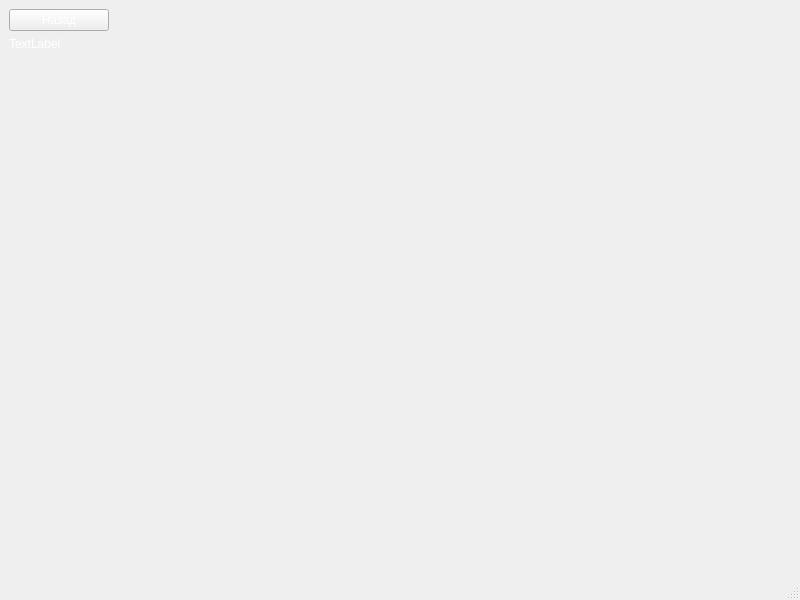
<?xml version="1.0" encoding="UTF-8"?>
<ui version="4.0">
 <class>info</class>
 <widget class="QMainWindow" name="info">
  <property name="geometry">
   <rect>
    <x>0</x>
    <y>0</y>
    <width>800</width>
    <height>600</height>
   </rect>
  </property>
  <property name="windowTitle">
   <string>MainWindow</string>
  </property>
  <property name="styleSheet">
   <string notr="true">background-image: url(:/373737.png);</string>
  </property>
  <widget class="QWidget" name="centralwidget">
   <layout class="QVBoxLayout" name="verticalLayout">
    <item>
     <widget class="QPushButton" name="pushButton">
      <property name="sizePolicy">
       <sizepolicy hsizetype="Maximum" vsizetype="Maximum">
        <horstretch>0</horstretch>
        <verstretch>0</verstretch>
       </sizepolicy>
      </property>
      <property name="minimumSize">
       <size>
        <width>100</width>
        <height>20</height>
       </size>
      </property>
      <property name="styleSheet">
       <string notr="true">background-image: url(:/9545d9.png);
font: 9pt &quot;Woodstick&quot;;
color: rgb(255, 255, 255);</string>
      </property>
      <property name="text">
       <string>Назад</string>
      </property>
     </widget>
    </item>
    <item>
     <widget class="QLabel" name="label">
      <property name="styleSheet">
       <string notr="true">color: rgb(255, 255, 255);
font: 11pt &quot;Woodstick&quot;;</string>
      </property>
      <property name="text">
       <string>TextLabel</string>
      </property>
      <property name="scaledContents">
       <bool>false</bool>
      </property>
     </widget>
    </item>
    <item>
     <spacer name="verticalSpacer">
      <property name="orientation">
       <enum>Qt::Vertical</enum>
      </property>
      <property name="sizeHint" stdset="0">
       <size>
        <width>20</width>
        <height>40</height>
       </size>
      </property>
     </spacer>
    </item>
   </layout>
  </widget>
  <widget class="QMenuBar" name="menubar">
   <property name="geometry">
    <rect>
     <x>0</x>
     <y>0</y>
     <width>800</width>
     <height>26</height>
    </rect>
   </property>
  </widget>
  <widget class="QStatusBar" name="statusbar"/>
 </widget>
 <resources/>
 <connections/>
</ui>
